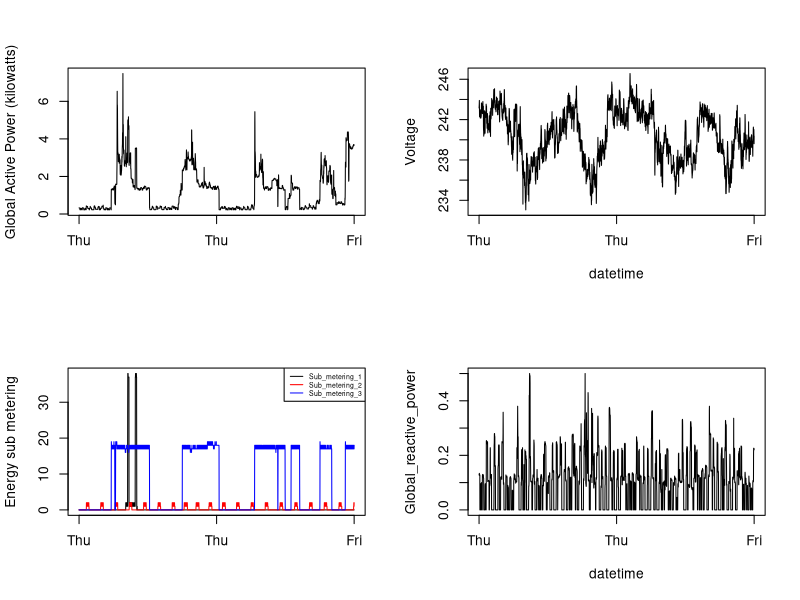

Write R code to recreate this figure.

## Read data
data <- read.csv("assignment_data.csv")
head(data)

## Format date-time
data$time <-  as.POSIXct(
    strptime(paste(data$date, data$time),
             format = "%d/%m/%Y %H:%M:%S")
)
str(data) 

## Plot 4
png("plot4.png",width = 480, height = 480)
par(mfcol = c(2,2))
plot(data$time, data$global_active_power, 
     type = "l",
     xlab = "", 
     ylab = "Global Active Power (kilowatts)",
     xaxt = "n")
axis.POSIXct(side = 1, at = c(min(data$time),median(data$time),max(data$time)), 
             labels = format(c(min(data$time),median(data$time),max(data$time)), 
                             "%a"))
plot(data$time, data$sub_metering_1, 
     xaxt = "n", type = "n", xlab = "", ylab = "Energy sub metering")
lines(data$time, data$sub_metering_1, col = "black")
lines(data$time, data$sub_metering_2, col = "red")
lines(data$time, data$sub_metering_3, col = "blue")
axis.POSIXct(side = 1, at = c(min(data$time),median(data$time),max(data$time)), 
             labels = format(c(min(data$time),median(data$time),max(data$time)), 
                             "%a"))
legend("topright",
       col = c("black","red","blue"),lty = 1,cex = 0.5,
       legend = c("Sub_metering_1", "Sub_metering_2", "Sub_metering_3"))

plot(data$time,data$voltage, type = "l", xlab = "datetime",
     ylab = "Voltage", xaxt = "n")
axis.POSIXct(side = 1, at = c(min(data$time),median(data$time),max(data$time)),
             labels = format(c(min(data$time),median(data$time),max(data$time)), 
                             "%a"))

plot(data$time, data$global_reactive_power, type = "l", xlab = "datetime",
     ylab = "Global_reactive_power", xaxt = "n")
axis.POSIXct(side = 1, at = c(min(data$time),median(data$time),max(data$time)),
             labels = format(c(min(data$time),median(data$time),max(data$time)),
                               "%a"))
dev.off()
